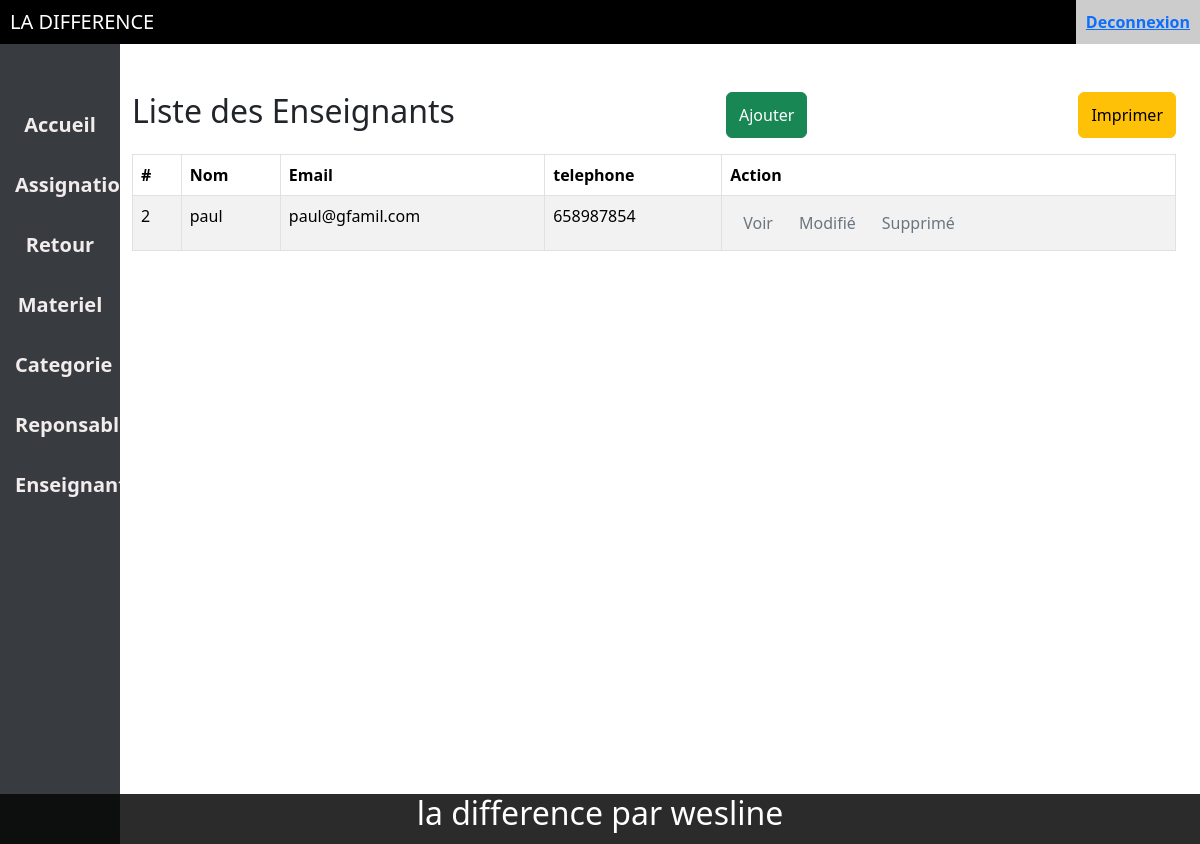
/page/enseignant/index.php, run on the app's committed database.
### tables this page shows
CREATE TABLE IF NOT EXISTS `enseignant` (
  `id` int NOT NULL AUTO_INCREMENT,
  `nom` varchar(255) NOT NULL,
  `email` varchar(255) DEFAULT NULL,
  `telephone` varchar(255) DEFAULT NULL,
  `matieres_Enseignees` varchar(255) NOT NULL,
  `classes_Assignees` varchar(255) NOT NULL,
  PRIMARY KEY (`id`)
);

### page/enseignant/index.php (the view, shortened to what this page needs)
<!DOCTYPE html>
<html lang="en">
<head>
    <link rel="stylesheet" href="../../ex_style/css/bootstrap.min.css">
    <link rel="stylesheet" href="style.css">
</head>
<body>
    <?php require_once "../../components/navbar.php";?>
    <?php require_once "../../components/siberbar.php";?>
    <div class="content">
        <div class="container-fluid mb-9">
        <div class="row">
                <div class="col-md-12">
                    <div class="mt-5 mb-3 d-flex justify-content-between">
                        <h2 class="pull-left">Liste des Enseignants</h2>
                        <button type="button" class="btn btn-success" data-bs-toggle="modal" data-bs-target="#modaladd"><i class="fa fa-plus"></i> Ajouter</button>
                        <button class="btn btn-warning" data-bs-toggle="modal" data-bs-target="#modaladd" onclick="window.print()">Imprimer</button>
                    </div>
                    <?php
                    require_once "../../config/config.php";
                    $sql = "SELECT * FROM enseignant";
                    if($result = mysqli_query($link, $sql)){
                        if(mysqli_num_rows($result) > 0){
                            echo '<table class="table table-hover table-bordered table-striped">';
                                echo "<thead>";
                                    echo "<tr>";
                                        echo "<th>#</th>";
                                        echo "<th>Nom</th>";
                                        echo "<th>Email</th>";
                                        echo "<th>telephone</th>";
                                        echo "<th>Action</th>";
                                    echo "</tr>";
                                echo "</thead>";
                                echo "<tbody>";
                                while($row = mysqli_fetch_array($result)){
                                    echo "<tr>";
                                        echo "<td>" . $row['id'] . "</td>";
                                        echo "<td>" . $row['nom'] . "</td>";
                                        echo "<td>" . $row['email'] . "</td>";
                                        echo "<td>" . $row['telephone'] . "</td>";
                                        echo "<td>";
                                            echo '<a class="btn btn-pink text-secondary" href="read.php?id='. $row['id'] .'" >Voir</a>';
                                            echo '<a class="btn btn-pink text-secondary" href="update.php?id='. $row['id'] .'" >Modifié</i></a>';
                                            echo '<a class="btn btn-pink text-secondary" href="delete.php?id='. $row['id'] .'" >Supprimé</a>';
                                        echo "</td>";
                                    echo "</tr>";
                                }
                                echo "</tbody>";
                            echo "</table>";
                        } else{
                            echo '<div class="alert alert-danger"><em>Pas d\'enregistrement</em></div>';
                        }
                    } else{
                        echo "Oops! Une erreur est survenue";
                    }
                    ?>
                </div>
            </div>
        </div>
    </div>
      <?php require_once "../../components/footer.php";?>
</body>
</html>

### page/enseignant/style.css (style rules this page uses)
body { font-family: Arial, sans-serif; }
a { color: #4caf50; text-decoration: none; font-weight: bold; }
button { background-color: #4caf50; color: white; padding: 12px 20px; border: none; border-radius: 4px; cursor: pointer; transition: background-color 0.3s; }

### data on the page
enseignant: id "2", nom "paul", email "paul@gfamil.com", telephone "658987854"
